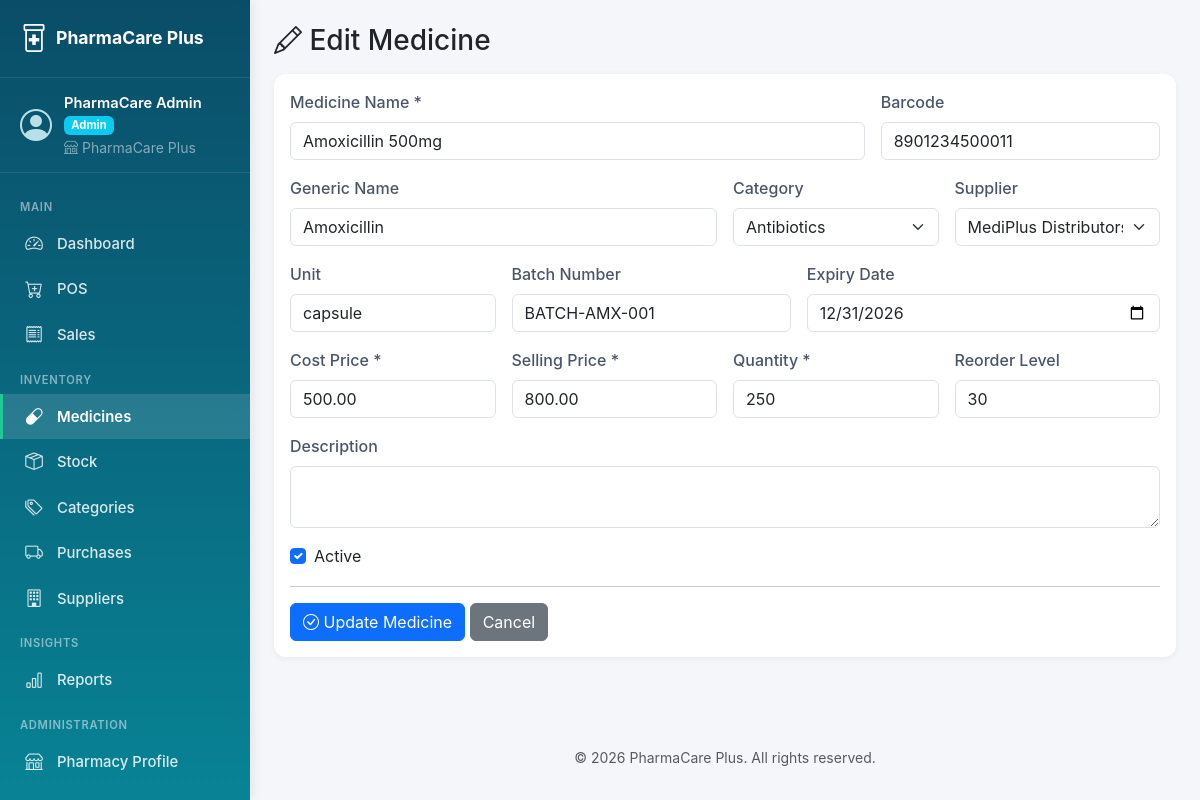
Page /index.php?page=medicines&action=edit&id=1 (signed in) on the committed database.
### tables this page shows
CREATE TABLE medicines (
    id INT AUTO_INCREMENT PRIMARY KEY,
    pharmacy_id INT NOT NULL,
    barcode VARCHAR(64),
    name VARCHAR(150) NOT NULL,
    generic_name VARCHAR(150),
    category_id INT NULL,
    supplier_id INT NULL,
    unit VARCHAR(30) DEFAULT 'pcs',
    batch_number VARCHAR(80),
    expiry_date DATE,
    cost_price DECIMAL(12,2) DEFAULT 0.00,
    selling_price DECIMAL(12,2) DEFAULT 0.00,
    quantity INT DEFAULT 0,
    reorder_level INT DEFAULT 10,
    description TEXT,
    is_active TINYINT(1) DEFAULT 1,
    created_at TIMESTAMP DEFAULT CURRENT_TIMESTAMP,
    updated_at TIMESTAMP DEFAULT CURRENT_TIMESTAMP ON UPDATE CURRENT_TIMESTAMP,
    FOREIGN KEY (pharmacy_id) REFERENCES pharmacies(id) ON DELETE CASCADE,
    FOREIGN KEY (category_id) REFERENCES categories(id) ON DELETE SET NULL,
    FOREIGN KEY (supplier_id) REFERENCES suppliers(id) ON DELETE SET NULL,
    UNIQUE KEY uniq_pharmacy_barcode (pharmacy_id, barcode),
    INDEX idx_med_pharmacy (pharmacy_id),
    INDEX idx_name (name),
    INDEX idx_expiry (expiry_date)
);

CREATE TABLE categories (
    id INT AUTO_INCREMENT PRIMARY KEY,
    pharmacy_id INT NOT NULL,
    name VARCHAR(80) NOT NULL,
    description TEXT,
    created_at TIMESTAMP DEFAULT CURRENT_TIMESTAMP,
    FOREIGN KEY (pharmacy_id) REFERENCES pharmacies(id) ON DELETE CASCADE,
    INDEX idx_cat_pharmacy (pharmacy_id)
);

CREATE TABLE suppliers (
    id INT AUTO_INCREMENT PRIMARY KEY,
    pharmacy_id INT NOT NULL,
    name VARCHAR(150) NOT NULL,
    contact_person VARCHAR(100),
    phone VARCHAR(20),
    email VARCHAR(100),
    address VARCHAR(255),
    tax_id VARCHAR(50),
    is_active TINYINT(1) DEFAULT 1,
    created_at TIMESTAMP DEFAULT CURRENT_TIMESTAMP,
    updated_at TIMESTAMP DEFAULT CURRENT_TIMESTAMP ON UPDATE CURRENT_TIMESTAMP,
    FOREIGN KEY (pharmacy_id) REFERENCES pharmacies(id) ON DELETE CASCADE,
    INDEX idx_sup_pharmacy (pharmacy_id)
);

### controllers/MedicineController.php (called while the page is built, shortened)
<?php
require_once __DIR__ . '/../models/Medicine.php';
require_once __DIR__ . '/../models/Category.php';
require_once __DIR__ . '/../models/Supplier.php';
class MedicineController {
    private $db;
    private $medicine;
    public function __construct($db) {
        $this->db       = $db;
        $this->medicine = new Medicine($db, currentPharmacyId());
    }
    public function edit() {
        $id        = (int)($_GET['id'] ?? 0);
        $medicine  = $this->medicine->find($id);
        $categories = (new Category($this->db, currentPharmacyId()))->all();
        $suppliers  = (new Supplier($this->db, currentPharmacyId()))->all();
        require __DIR__ . '/../views/medicines/edit.php';
    }
}

### index.php (called while the page is built, shortened)
<?php
require_once __DIR__ . '/config/config.php';
$db = (new Database())->getConnection();
$action = $_GET['action'] ?? 'index';
$controller = new $controllerName($db);
$methodMap = [
    'index'         => 'index',
    'create'        => 'create',
    'store'         => 'store',
    'edit'          => 'edit',
    'update'        => 'update',
    'delete'        => 'delete',
    'show'          => 'show',
    'invoice'       => 'invoice',
    'pos'           => 'pos',
    'sales'         => 'sales',
    'inventory'     => 'inventory',
    'expiry'        => 'expiry',
    'adjust'        => 'adjust',
    'storeAdjust'   => 'storeAdjust',
    'ajaxSearch'    => 'ajaxSearch',
    'ajaxBarcode'   => 'ajaxBarcode',
    'toggle'        => 'toggle',
    'rotateKey'     => 'rotateKey',
    'profile'           => 'profile',
    'updateProfile'     => 'updateProfile',
    'exportSalesPdf'    => 'exportSalesPdf',
    'exportInventoryPdf'=> 'exportInventoryPdf',
    'exportExpiryPdf'   => 'exportExpiryPdf',
];
$method = $methodMap[$action] ?? 'index';
$controller->$method();

### config/config.php (called while the page is built, shortened)
<?php
function url($path = '') {
    return BASE_URL . '/' . ltrim($path, '/');
}
function sanitize($value) {
    return htmlspecialchars(trim((string)$value), ENT_QUOTES, 'UTF-8');
}
function currentPharmacyId() {
    return $_SESSION['pharmacy_id'] ?? null;
}

### models/Medicine.php (called while the page is built, shortened)
<?php
class Medicine {
    private $db;
    private $pharmacyId;
    public function __construct($db, $pharmacyId = null) {
        $this->db         = $db;
        $this->pharmacyId = $pharmacyId === null ? null : (int)$pharmacyId;
    }
    private function tenantClause($alias = 'm') {
        return $this->pharmacyId === null ? '' : " AND $alias.pharmacy_id = " . $this->pharmacyId;
    }
    public function find($id) {
        $sql = "SELECT * FROM medicines WHERE id = ?" . $this->tenantClause('medicines');
        $stmt = $this->db->prepare($sql);
        $stmt->execute([$id]);
        return $stmt->fetch();
    }
}

### models/Category.php (called while the page is built, shortened)
<?php
class Category {
    private $db;
    private $pharmacyId;
    public function __construct($db, $pharmacyId = null) {
        $this->db         = $db;
        $this->pharmacyId = $pharmacyId === null ? null : (int)$pharmacyId;
    }
    private function tenantClause() {
        return $this->pharmacyId === null ? '' : " AND pharmacy_id = " . $this->pharmacyId;
    }
    public function all() {
        $sql = "SELECT * FROM categories WHERE 1=1" . $this->tenantClause() . " ORDER BY name ASC";
        return $this->db->query($sql)->fetchAll();
    }
}

### models/Supplier.php (called while the page is built, shortened)
<?php
class Supplier {
    private $db;
    private $pharmacyId;
    public function __construct($db, $pharmacyId = null) {
        $this->db         = $db;
        $this->pharmacyId = $pharmacyId === null ? null : (int)$pharmacyId;
    }
    private function tenantClause() {
        return $this->pharmacyId === null ? '' : " AND pharmacy_id = " . $this->pharmacyId;
    }
    public function all() {
        $sql = "SELECT * FROM suppliers WHERE 1=1" . $this->tenantClause() . " ORDER BY name ASC";
        return $this->db->query($sql)->fetchAll();
    }
}

### views/medicines/_form.php (the view, shortened to what this page needs)
<?php
$m = $medicine ?? [];
?>
<form method="POST" action="<?= sanitize($action) ?>">
    <div class="row g-3">
        <div class="col-md-8">
            <label class="form-label">Medicine Name *</label>
            <input type="text" name="name" class="form-control" required value="<?= sanitize($m['name'] ?? '') ?>">
        </div>
        <div class="col-md-4">
            <label class="form-label">Barcode</label>
            <input type="text" name="barcode" class="form-control" value="<?= sanitize($m['barcode'] ?? '') ?>">
        </div>
        <div class="col-md-6">
            <label class="form-label">Generic Name</label>
            <input type="text" name="generic_name" class="form-control" value="<?= sanitize($m['generic_name'] ?? '') ?>">
        </div>
        <div class="col-md-3">
            <label class="form-label">Category</label>
            <select name="category_id" class="form-select">
                <?php foreach ($categories as $c): ?>
                    <option value="<?= $c['id'] ?>" <?= ($m['category_id'] ?? '') == $c['id'] ? 'selected' : '' ?>>
                        <?= sanitize($c['name']) ?>
                    </option>
                <?php endforeach; ?>
            </select>
        </div>
        <div class="col-md-3">
            <label class="form-label">Supplier</label>
            <select name="supplier_id" class="form-select">
                <?php foreach ($suppliers as $s): ?>
                    <option value="<?= $s['id'] ?>" <?= ($m['supplier_id'] ?? '') == $s['id'] ? 'selected' : '' ?>>
                        <?= sanitize($s['name']) ?>
                    </option>
                <?php endforeach; ?>
            </select>
        </div>
        <div class="col-md-3">
            <label class="form-label">Unit</label>
            <input type="text" name="unit" class="form-control" placeholder="tablet, ml, bottle..." value="<?= sanitize($m['unit'] ?? 'pcs') ?>">
        </div>
        <div class="col-md-4">
            <label class="form-label">Batch Number</label>
            <input type="text" name="batch_number" class="form-control" value="<?= sanitize($m['batch_number'] ?? '') ?>">
        </div>
        <div class="col-md-5">
            <label class="form-label">Expiry Date</label>
            <input type="date" name="expiry_date" class="form-control" value="<?= sanitize($m['expiry_date'] ?? '') ?>">
        </div>
        <div class="col-md-3">
            <label class="form-label">Cost Price *</label>
            <input type="number" step="0.01" name="cost_price" class="form-control" required value="<?= sanitize($m['cost_price'] ?? '0') ?>">
        </div>
        <div class="col-md-3">
            <label class="form-label">Selling Price *</label>
            <input type="number" step="0.01" name="selling_price" class="form-control" required value="<?= sanitize($m['selling_price'] ?? '0') ?>">
        </div>
        <div class="col-md-3">
            <label class="form-label">Quantity *</label>
            <input type="number" name="quantity" class="form-control" required value="<?= sanitize($m['quantity'] ?? '0') ?>">
        </div>
        <div class="col-md-3">
            <label class="form-label">Reorder Level</label>
            <input type="number" name="reorder_level" class="form-control" value="<?= sanitize($m['reorder_level'] ?? '10') ?>">
        </div>
        <div class="col-12">
            <label class="form-label">Description</label>
            <textarea name="description" class="form-control" rows="2"><?= sanitize($m['description'] ?? '') ?></textarea>
        </div>
        <div class="col-12">
            <div class="form-check">
                <input class="form-check-input" type="checkbox" name="is_active" id="is_active" <?= !isset($m['is_active']) || $m['is_active'] ? 'checked' : '' ?>>
                <label class="form-check-label" for="is_active">Active</label>
            </div>
        </div>
    </div>
    <hr>
    <button type="submit" class="btn btn-primary"><i class="bi bi-check-circle"></i> <?= sanitize($submitLabel) ?></button>
    <a href="<?= url('index.php?page=medicines') ?>" class="btn btn-secondary">Cancel</a>
</form>

### assets/css/style.css (style rules this page uses)
:root { --brand-primary: #0d6efd; --brand-secondary: #198754; --brand-accent: #20c997; --brand-dark: #0a1929; }
body { background: #f4f6fa; font-family: -apple-system, BlinkMacSystemFont, 'Segoe UI', Roboto, sans-serif; }
:root { --sidebar-width: 250px; --topbar-height: 56px; }
.form-label { font-weight: 500; color: #4a5568; }

### rows in the picture
medicines: name "Amoxicillin 500mg", barcode "8901234500011", generic_name "Amoxicillin", category_id "Antibiotics", supplier_id "MediPlus Distributors", unit "capsule", batch_number "BATCH-AMX-001", expiry_date "12/31/2026", cost_price "500.00", selling_price "800.00", quantity "250", reorder_level "30", is_active "☑"

### other values in the picture
APP_NAME "PharmaCare Plus"
$u['full_name'] "PharmaCare Admin"
$u['role'] "Admin"
$u['pharmacy_name'] "PharmaCare Plus"
$submitLabel "Update Medicine"
